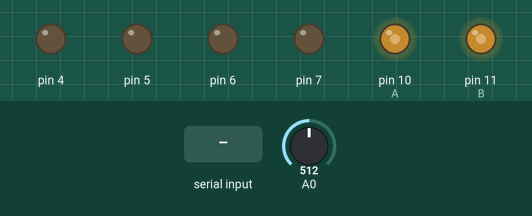
Bench run of a sketch on a simulated Arduino Uno, built with avr-gcc and run on an emulated ATmega328P. On the bench: output pins drawn as LEDs (lit = HIGH). The test bench sets the inputs (shaded band); at power-on: A0 = 512.

Above: at 1.2 s.
1.3 s: A0 set to 716
At 2.5 s:
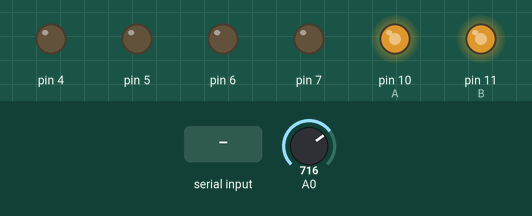
2.8 s: "F" received over Serial
At 3.7 s:
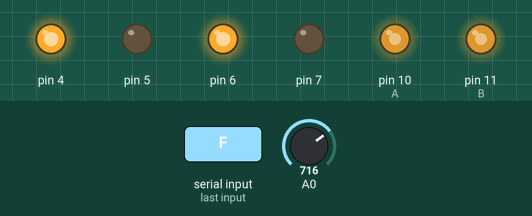
4.3 s: "R" received over Serial
At 4.8 s:
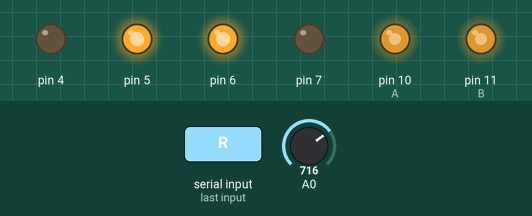
5.8 s: A0 set to 900
At 7.0 s:
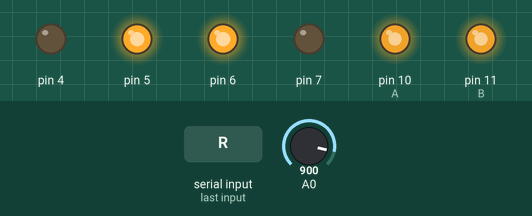
7.3 s: "L" received over Serial
At 8.3 s:
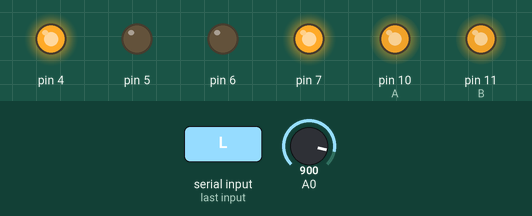
8.8 s: "G" received over Serial
At 9.4 s:
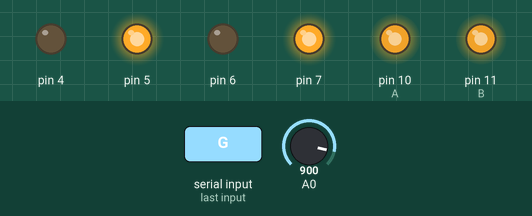
Timing chart, 0 to 11.3 s (numbered marks = the images above; inputs shaded):
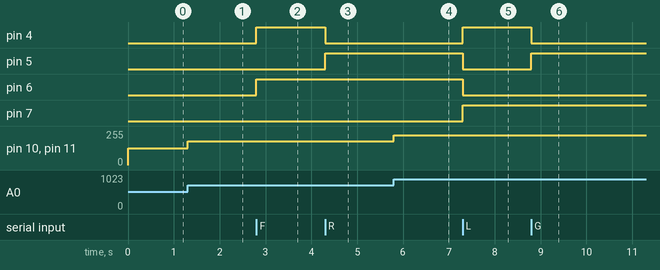

The sketch:

Bluetooth.ino
```cpp
 int rightIR=2;

 int A=10;
 int B=11;
int speed;


char input;

void setup()
{
  Serial.begin(9600);
  pinMode(4, OUTPUT);
  pinMode(5, OUTPUT);
  pinMode(6, OUTPUT);
  pinMode(7, OUTPUT);
  pinMode(A0,INPUT);
  pinMode(A, OUTPUT);
  pinMode(B,OUTPUT);
}

void loop()
{
  speed = analogRead(A0);
  speed = speed * 0.249;
  analogWrite(A,speed);
  analogWrite(B,speed);


  while(Serial.available())
  {
    input =Serial.read();
    if(input == 'F')
    {
      forward();
    }

    else if (input== 'R')
    {
      right();


    }

    else if (input== 'L')
    {
      left();

    }

     else if (input== 'G')
    {
      backward();


    }      else if (input== 'S')
    {
      stop();


    }


  }

}
void forward()
{
  digitalWrite(5, LOW	);
  digitalWrite(4, HIGH);
  digitalWrite(6, HIGH);
  digitalWrite(7, LOW);
}

void stop()
{
  digitalWrite(5, LOW	);
  digitalWrite(4, LOW);
  digitalWrite(6, LOW);
  digitalWrite(7, LOW);
}

void backward()
{
  digitalWrite(5, HIGH);
  digitalWrite(4, LOW);
  digitalWrite(6, LOW);
  digitalWrite(7, HIGH);
}

void right()
{
  digitalWrite(5, HIGH);
  digitalWrite(4, LOW);
  digitalWrite(6, HIGH);
  digitalWrite(7, LOW);
}

void left()
  {
  digitalWrite(5, LOW);
  digitalWrite(4, HIGH);
  digitalWrite(6, LOW);
  digitalWrite(7, HIGH);
}
```

Measured:
- after the input at 1.3 s, pin 10 (A), pin 11 (B): 127/255 → 178/255 at once
- after the input at 2.8 s, pin 4, pin 6: LOW → HIGH at once
- after the input at 4.3 s, pin 4: HIGH → LOW at once; pin 5: LOW → HIGH at once
- after the input at 5.8 s, pin 10 (A), pin 11 (B): 178/255 → 224/255 at once
- after the input at 7.3 s, pin 4, pin 7: LOW → HIGH at once; pin 5, pin 6: HIGH → LOW at once
- after the input at 8.8 s, pin 4: HIGH → LOW at once; pin 5: LOW → HIGH at once
